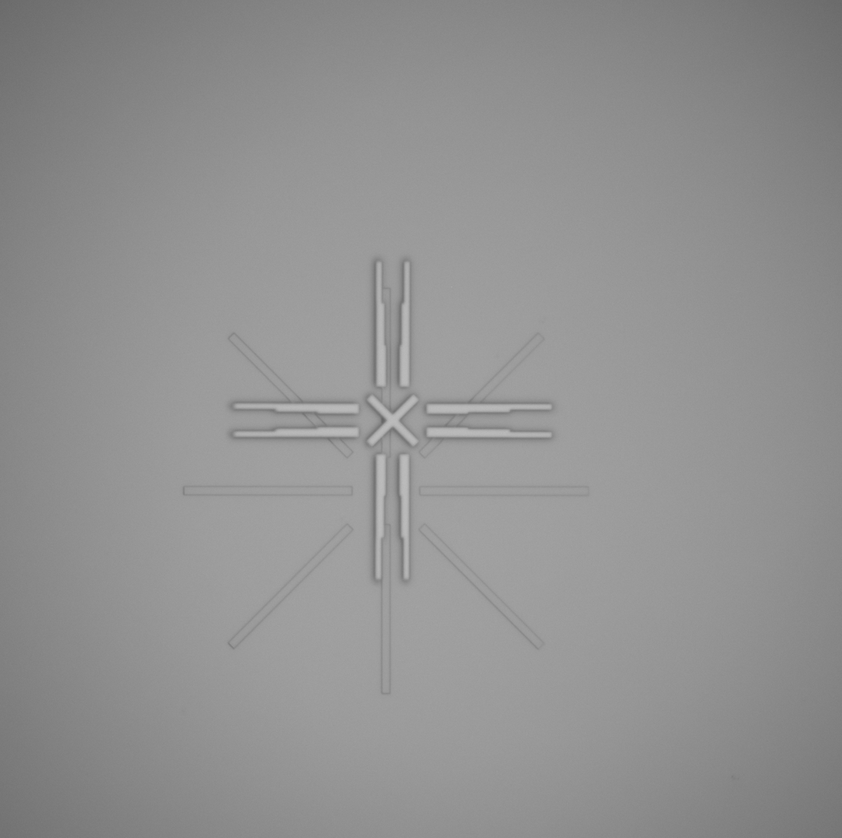
#> input picture data/typical.png, 842 x 838 px, shrunk from 1201 x 1196 before the run
$ python detect.py
#> lines starting #> are read from the running program, lines starting #| are printed output that depends on the picture; after the words box and inside, x2 and y2 are one past the last pixel; in counts of white or black regions, pixels touching at a corner belong together; long printed decimals are rounded
import cv2
import sys
import numpy as np
from matplotlib import pyplot as plt


def cross_center(outline, indices):
    """
    Finds the center of the cross by averaging the 4 max concave points
    :param outline:
    :return:
    """
    x = outline[indices][:,0].mean()
    y = outline[indices][:,1].mean()
    return x, y


def draw_convexity_max_points(img, point_indixes, contour):
    """
    Draws the convexity max points on the image
    :param img:
    :param point_indixes: in the contour
    :param contour:
    :return:
    """
    for i in point_indixes:
        cv2.circle(img, (contour[i][0][0], contour[i][0][1]), 2, 0, -1)
    return img


image = cv2.imread('data/typical.png', cv2.IMREAD_GRAYSCALE)
#> image is the input picture: shape (838, 842); min 101, max 188, mean 145.3
cv2.imshow('original image', image)

thresh = 20
canny_output = cv2.Canny(image, thresh, thresh * 2)
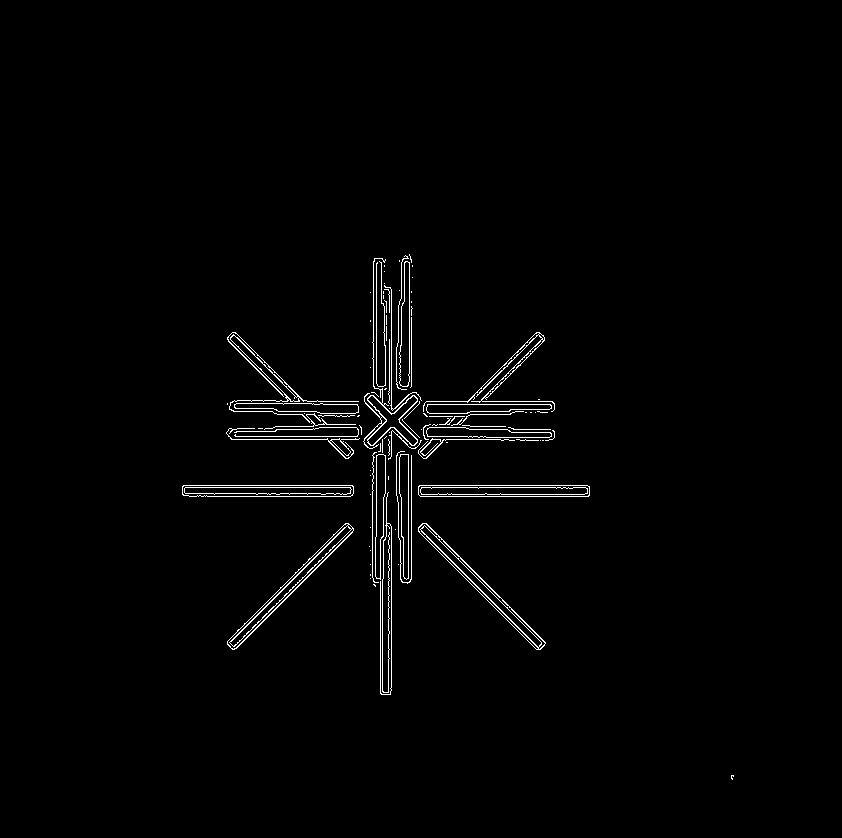
#> canny_output: shape (838, 842); 1.4% white in thin lines or dots, all inside (x1, y1, x2, y2) = (182, 254, 734, 780)

cv2.imshow('canny image', canny_output)

contours, hierarchy = cv2.findContours(canny_output, cv2.RETR_TREE, cv2.CHAIN_APPROX_TC89_KCOS)
#> contours = 123 contours, 83 with area under 20; largest, box (x1, y1, x2, y2) and area: (227, 523, 354, 650) 2028, (418, 523, 546, 650) 1938, (418, 485, 590, 497) 1873, (182, 485, 354, 497) 1781, (418, 485, 590, 497) 1709

# only keep if more than 3 points
contours = [cont for cont in contours if len(cont) > 20]
#> contours = 21 contours, 6 with area under 20; largest, box (x1, y1, x2, y2) and area: (363, 258, 418, 449) 1070, (229, 525, 352, 647) 930, (399, 261, 410, 387) 878, (399, 261, 410, 387) 872, (367, 395, 418, 446) 841

#create an empty image for contours
img_contours = np.zeros(canny_output.shape)


# draw the contours on the empty image
cv2.drawContours(img_contours, contours, -1, 255, 1)
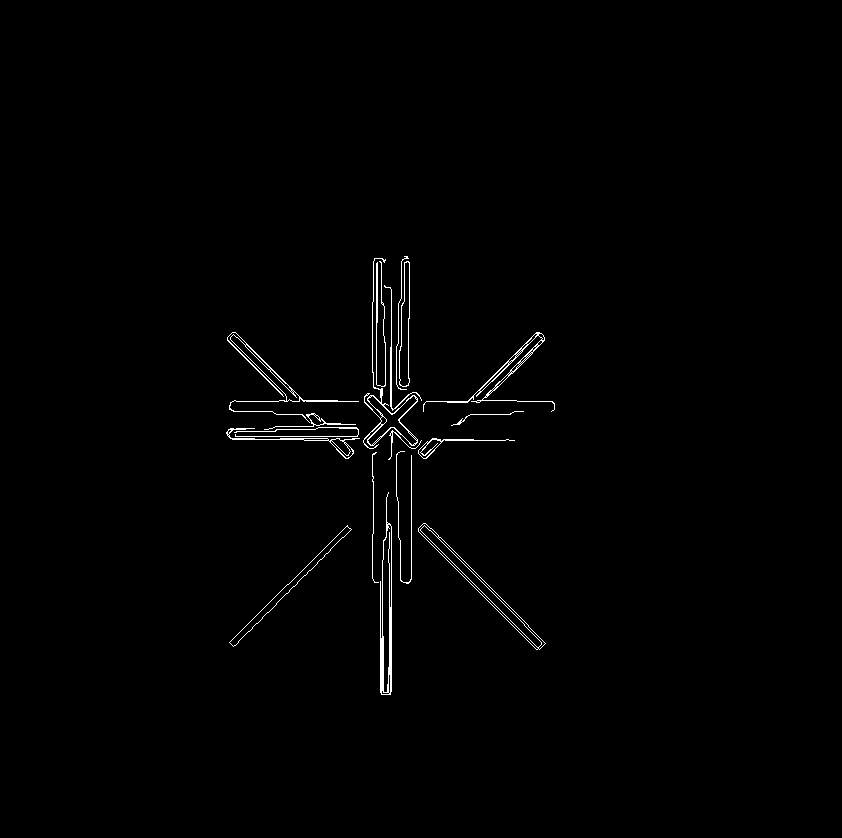
#> img_contours: shape (838, 842) float64; 0.87% white in thin lines or dots, all inside (x1, y1, x2, y2) = (226, 256, 555, 695)
cv2.imshow('contour image', img_contours)

img_simpler = np.ones(canny_output.shape)

for i, cont in enumerate(contours):
    rect = cv2.minAreaRect(cont)
    # if rectange area is too small, skip

    area = rect[1][0] * rect[1][1]
    if 200 > area or area > 10000:
        continue

    # if rectangle is too narrow, skip
    if rect[1][0] < 6 or rect[1][1] < 6:
        continue

    # if rotation angle is not a multiple of 45 +/- 2, skip
    if 1 < abs(rect[2]) % 45 < 44:
        print(f"skipping {rect[2]} : {abs(rect[2] % 45)}")
        continue

    box = cv2.boxPoints(rect)
    cv2.fillConvexPoly(img_simpler, np.int32(box), 0)
#> this loop made 21 passes
#> (rect, area) on passes 1, 4, 6, 7, 8, 10, 11, 12, 13, 14, 15, 19: (((481, 586), (11.31, 171.1), -45), 1936), (((374, 517), (5.92, 130), -0.881), 770), (((464.8, 440.7), (96.66, 18.39), -11.56), 1777.7), (((401.2, 448.4), (28.72, 31.88), -70.97), 915.6), (((291.8, 442.3), (21.24, 133), -84.56), 2823.9), (((309.1, 419.9), (91.14, 13.23), -3.14), 1206), (((486.4, 414.7), (73.35, 7.7), -11.09), 564.5), (((488.5, 371.5), (79, 131), -90), 10349), (((514, 368), (80.61, 2.83), -45), 228), (((277.4, 396), (70.09, 145.6), -60.71), 10202.6), (((390.5, 346.8), (31.23, 122.8), -15.12), 3833.8), (((390, 353), (190, 54), -90), 10260)
#> (rect, area, box) on passes 2, 3, 5, 9, 16, 17: (((290.2, 585.7), (166.2, 6.35), -44.76), 1055.2, [[233.5, 646.5], [229, 642], [347, 525], [351.5, 529.5]]), (((385.5, 593), (202, 11), -90), 2222, [[391, 694], [380, 694], [380, 492], [391, 492]]), (((403.5, 517), (132, 15), -90), 1980, [[411, 583], [396, 583], [396, 451], [411, 451]]), (((296, 431.5), (9, 124), -90), 1116, [[358, 436], [234, 436], [234, 427], [358, 427]]), (((404, 323.5), (125, 10), -90), 1250, [[409, 386], [399, 386], [399, 261], [409, 261]]), (((404, 323.5), (125, 10), -90), 1250, [[409, 386], [399, 386], [399, 261], [409, 261]])
#| skipping -11.560 : 33.440
#| skipping -70.974 : 19.026
#| skipping -84.560 : 5.440
#| skipping -3.145 : 41.855
#| skipping -11.094 : 33.906
#| skipping -15.124 : 29.876
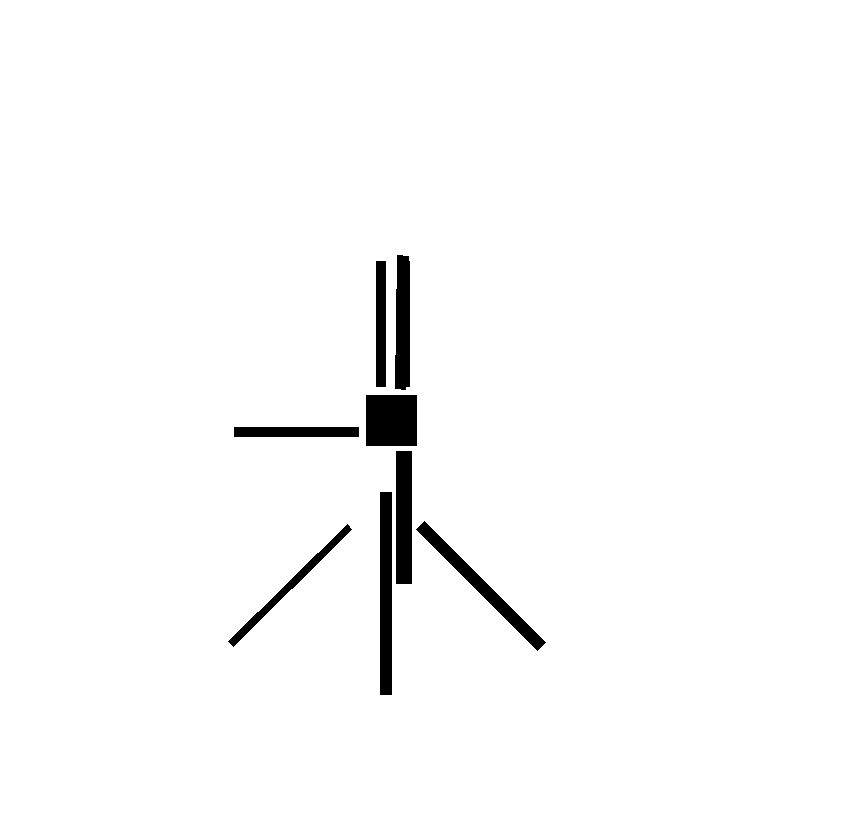
#> img_simpler: shape (838, 842) float64; values 0 (black) and 1 (white), 97.9% white; 8 black regions, largest, box (x1, y1, x2, y2) and area: (366, 395, 417, 446) 2601, (380, 492, 392, 695) 2436, (396, 451, 412, 584) 2128


cv2.imshow('simpler mage', img_simpler)

cv2.imwrite('data/detected.jpg', (255 * img_simpler))

cv2.waitKey(0)
cv2.destroyAllWindows()
